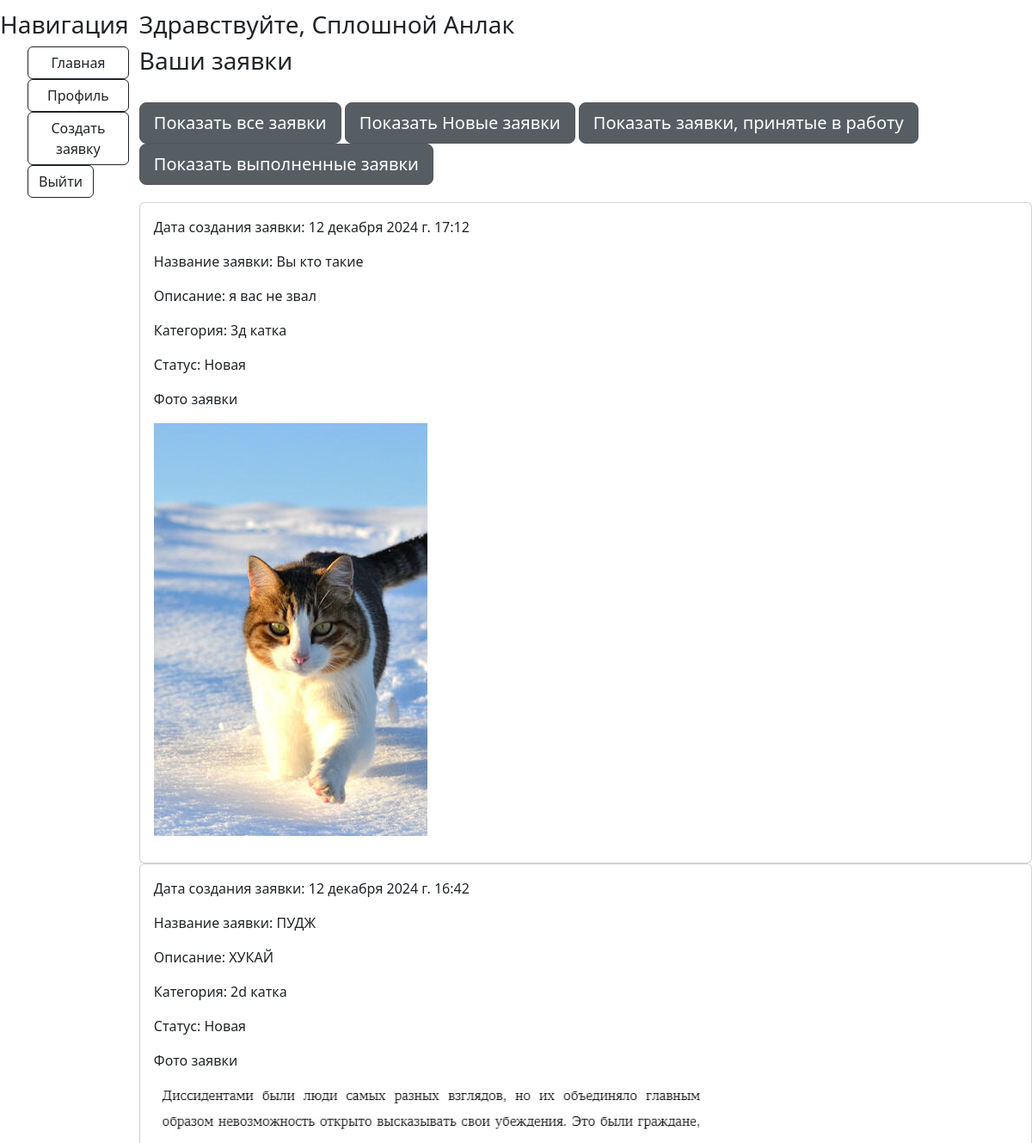
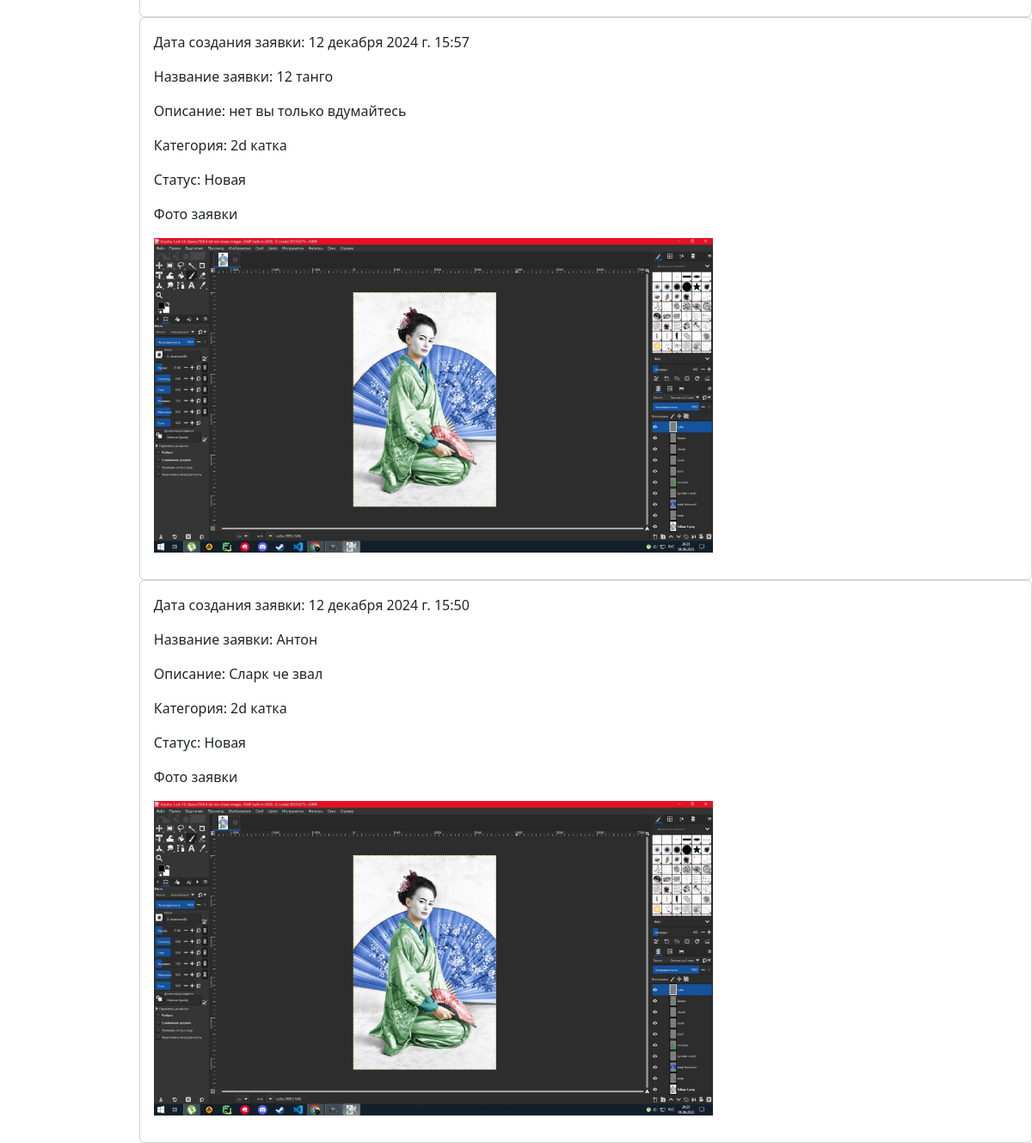
/profile/new (signed in), run on the app's committed database (2 pictures, top to bottom).
### accounts/models.py (models this page shows, shortened)
class User(AbstractUser):
    name = models.CharField(max_length=254, verbose_name='Имя пользователя', blank=False)
    username = models.CharField(max_length=254, verbose_name='Логин', blank=False, unique=True)
    email = models.CharField(max_length=254, verbose_name='Почта', blank=False, unique=True)
    password = models.CharField(max_length=254, verbose_name='Пароль', blank=False)
    GENDER_CHOICES = [
        ('male', 'Мужчина'),
        ('female', 'Женщина'),
    ]
    gender = models.CharField(max_length=6, choices=GENDER_CHOICES, verbose_name='Пол',blank=False)

class Aplication(models.Model):
    user = models.ForeignKey(User, on_delete=models.CASCADE, verbose_name='Пользователь', null=True)
    name = models.CharField(max_length=250, verbose_name='Название', null=False, blank=False)
    description = models.CharField(max_length=250, verbose_name='Описание', null=False, blank=False)
    Category = models.ForeignKey(Category, verbose_name='Категория', blank=False, null=False,
                                 on_delete=models.CASCADE)
    photo_file = models.ImageField(verbose_name='Фото', upload_to='photo', blank=False,
                                   validators=[FileExtensionValidator(allowed_extensions=['png', 'jpg', 'jpeg', 'bmp'])])
    date = models.DateTimeField(verbose_name='Дата заявки', auto_now_add=True)
    status = models.CharField(max_length=250, verbose_name='Статус', choices=[
        ('new', 'Новая'),
        ('done', 'Выполнено'),
        ('haired', 'Принято в работу')
    ], default='new')
    comment = models.CharField(max_length=250, verbose_name='Комментарий', blank=True)
    photo_file2 = models.ImageField(verbose_name='Фото готовой заявки', upload_to='photo', blank=False,
                                    validators=[
                                        FileExtensionValidator(allowed_extensions=['png', 'jpg', 'jpeg', 'bmp'])])

class Category(models.Model):
    name = models.CharField(max_length=250, verbose_name='Название', blank=False)
    def __str__(self):
        return self.name

### accounts/views.py (the view)
# urls.py: path('profile/<str:status>', profile, name='profile'),
def profile(request, status):
    if status == 'all':
        my_app_list = Aplication.objects.filter(user=request.user.pk).order_by('-date')
    else:
        my_app_list = Aplication.objects.filter(status=status).order_by('-date')
    return render(request, 'profile.html', context={'my_app_list': my_app_list})

### accounts/templates/profile.html (shortened to what this page needs)
{% extends 'index.html' %}
{% load static %}
{% load bootstrap4 %}
{% block content %}
<h3>Здравствуйте, {{ user.name }}</h3>
<h3>Ваши заявки</h3>
<br>
<div style="margin-bottom: 20px;">
    <a href="{% url 'profile' 'all' %}" class="btn btn-secondary btn-lg active">Показать все заявки</a>
    <a href="{% url 'app_filter' 'new' %}" class="btn btn-secondary btn-lg active">Показать Новые заявки</a>
    <a href="{% url 'app_filter' 'haired' %}" class="btn btn-secondary btn-lg active">Показать заявки, принятые в работу</a>
    <a href="{% url 'app_filter' 'done' %} " class="btn btn-secondary btn-lg active">Показать выполненные заявки</a>
</div>
{% if my_app_list %}
<div>
    {% for i in my_app_list %}
    <div class="card">
        <div class="card-body">
            <p>Дата создания заявки: {{ i.date }}</p>
            <p>Название заявки: {{ i.name }}</p>
            <p>Описание: {{ i.description }}</p>
            <p>Категория: {{ i.Category }}</p>
            <p>Статус: {{ i.get_status_display }}</p>
            <div style="margin-bottom: 15px;"><p>Фото заявки</p><img style="max-width: 650px;" src="{{ i.photo_file.url }}" alt='фото'></div>
        </div>
    </div>
    {% endfor %}
</div>
{% else %}
<p>У вас нет заявок</p>
{% endif %}
{% endblock %}

### data on the page
User: name "Сплошной Анлак"
Aplication: date "12 декабря 2024 г. 17:12", name "Вы кто такие", description "я вас не звал", Category "3д катка", status "Новая", photo_file (picture)
Aplication: date "12 декабря 2024 г. 16:42", name "ПУДЖ", description "ХУКАЙ", Category "2d катка", status "Новая", photo_file (picture)
Aplication: date "12 декабря 2024 г. 15:57", name "12 танго", description "нет вы только вдумайтесь", Category "2d катка", status "Новая", photo_file (picture)
Aplication: date "12 декабря 2024 г. 15:50", name "Антон", description "Сларк че звал", Category "2d катка", status "Новая", photo_file (picture)
